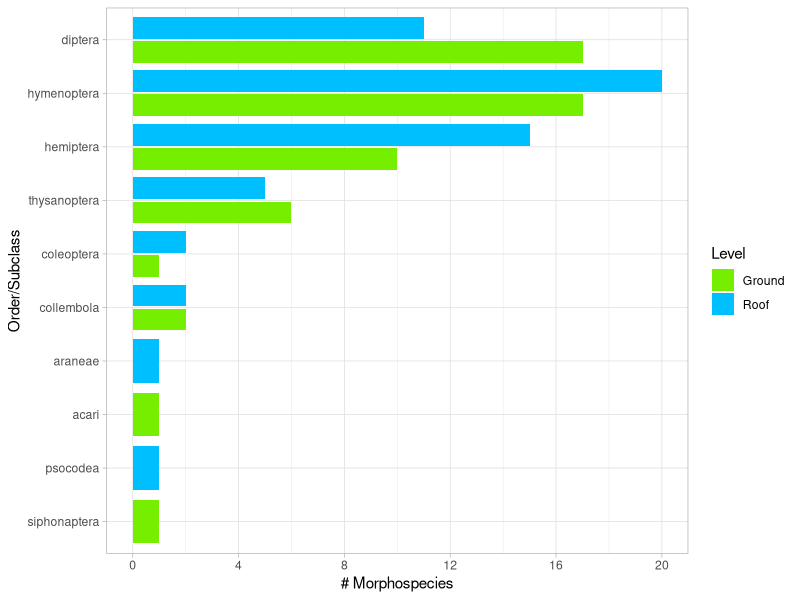
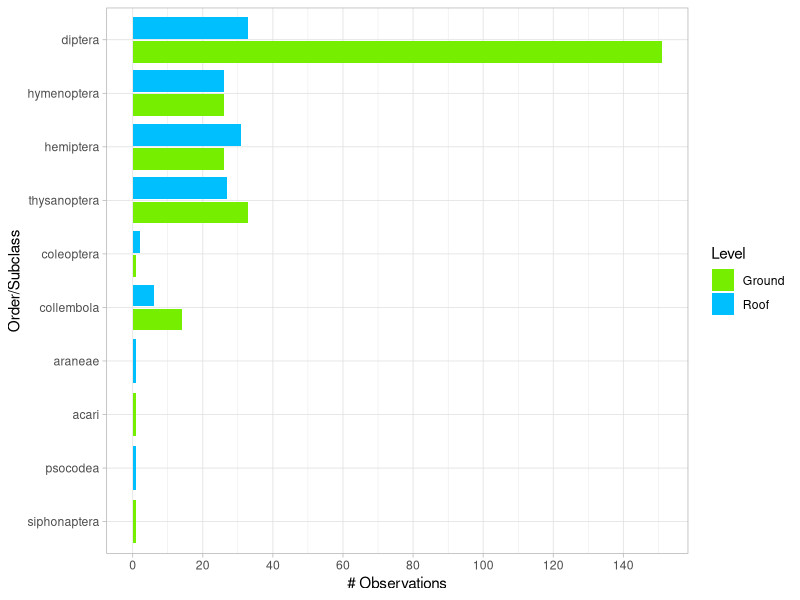
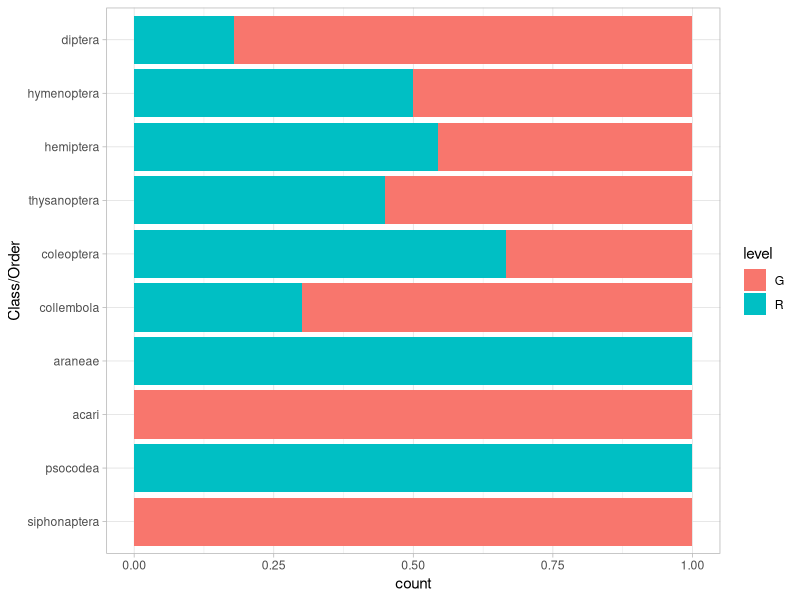
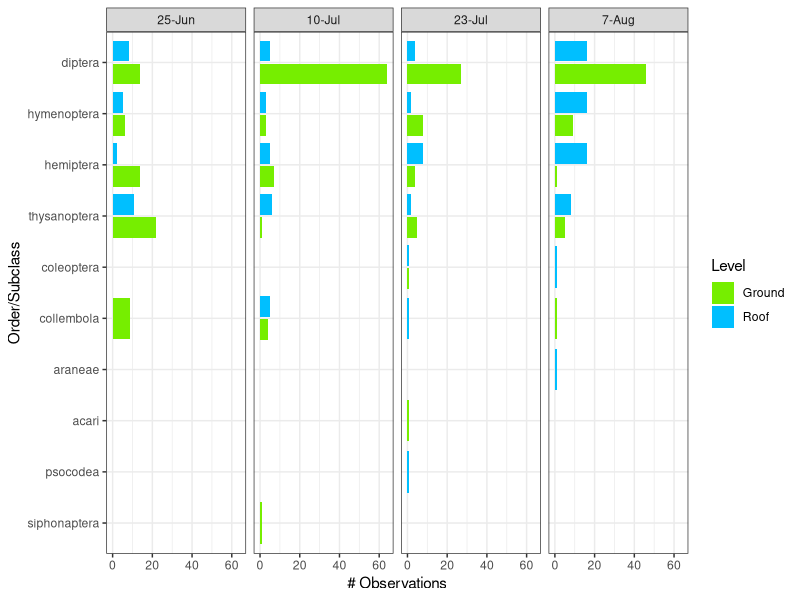
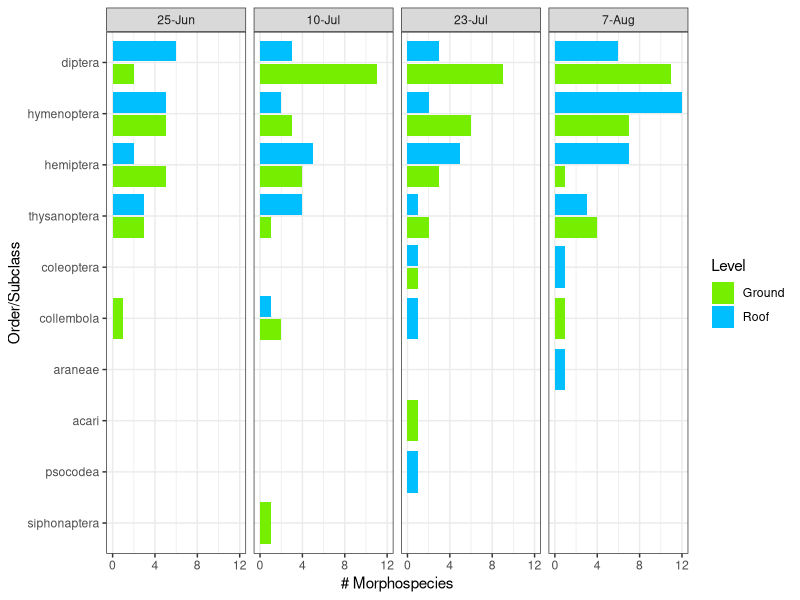
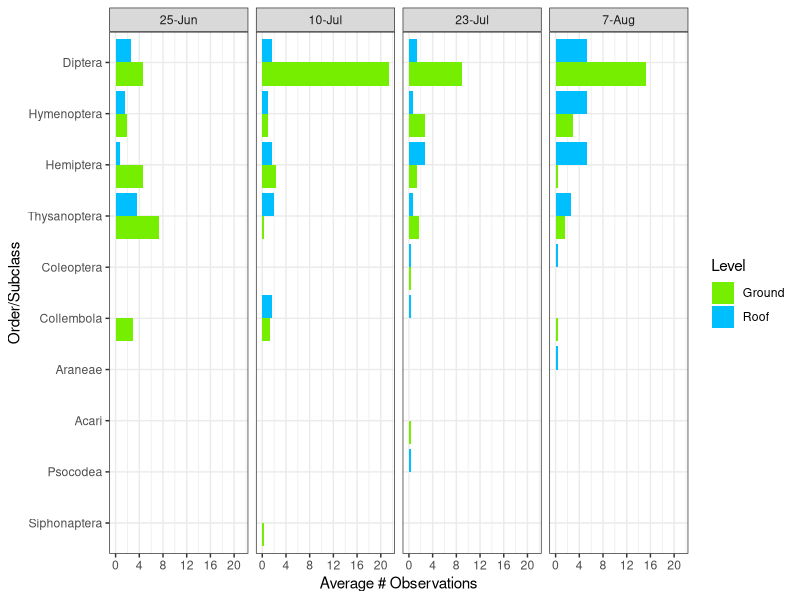
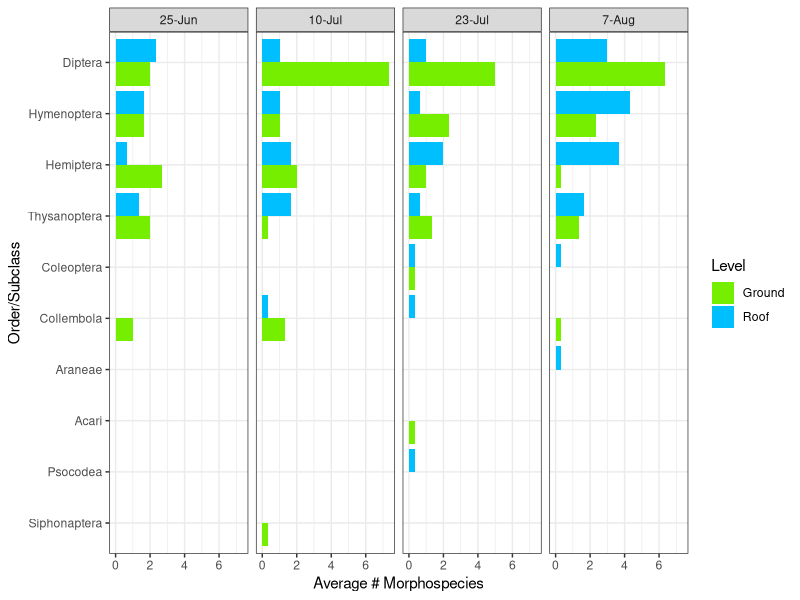
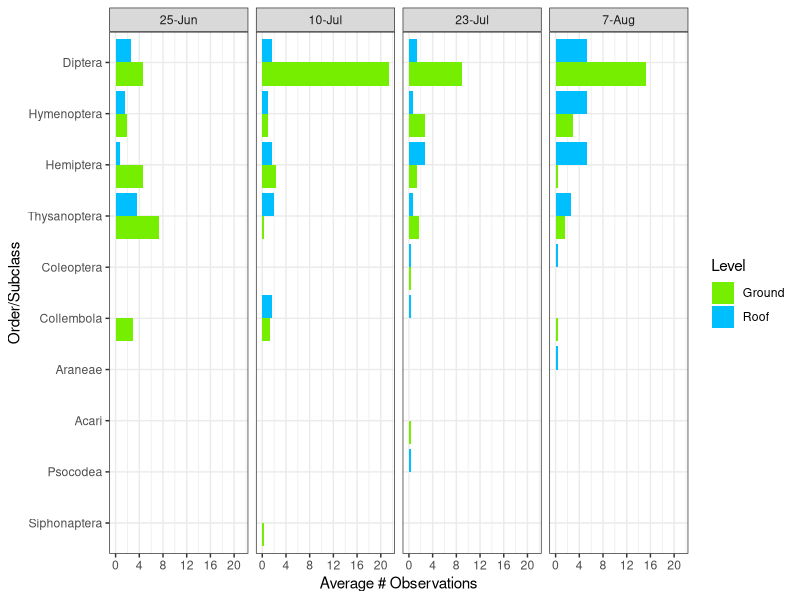

Source code (R) for these figures, in order:
## ---- chunk 1
knitr::opts_chunk$set(echo = TRUE)
library(tidyverse)
library(lubridate)
## ---- chunk 2

insect_data <- read.csv("../data/identification.csv") %>%
  dplyr::mutate(level = str_extract(position, "^\\w")) %>%
  dplyr::mutate(position = str_extract(position, "(\\d)")) %>%
  dplyr::mutate(position = as.factor(position)) %>%
  dplyr::mutate(level = as.factor(level)) %>%
  dplyr::mutate(date = as.factor(date)) 


abund_avg <- read.csv("../data/abundance_avgs.csv") %>%
  dplyr::mutate(order = as.factor(order)) %>%
  dplyr::mutate(order = factor(order, levels = c("Siphonaptera", "Psocodea", "Acari", "Araneae", "Collembola", "Coleoptera", "Thysanoptera", "Hemiptera", "Hymenoptera", "Diptera"))) %>%
  dplyr::mutate(date = factor(date, levels = c("25-Jun", "10-Jul", "23-Jul", "7-Aug")))

div_avg <- read.csv("../data/diversity_avgs.csv") %>%
  dplyr::mutate(order = factor(order, levels = c("Siphonaptera", "Psocodea", "Acari", "Araneae", "Collembola", "Coleoptera", "Thysanoptera", "Hemiptera", "Hymenoptera", "Diptera"))) %>%
  dplyr::mutate(date = factor(date, levels = c("25-Jun", "10-Jul", "23-Jul", "7-Aug")))

## ---- chunk 3
unique_insects <- insect_data %>%
  dplyr::select(order, family, morphospecies, level) %>%
  dplyr::distinct() %>%
  dplyr::mutate(order = as.factor(order)) %>%
  dplyr::mutate(order = factor(order, levels = c("siphonaptera", "psocodea", "acari", "araneae", "collembola", "coleoptera", "thysanoptera", "hemiptera", "hymenoptera", "diptera")))


unique_dodge <- ggplot2::ggplot(data = unique_insects) +
  geom_bar(aes(y = order,
               fill = level),
           position = position_dodge2()) +
  labs(y = "Order/Subclass",
       x = "# Morphospecies",
       fill = "Level") +
  scale_x_continuous(breaks = seq(0,20,4)) +
  scale_fill_manual(values = c("chartreuse2", "deepskyblue"),
                    labels = c("Ground", "Roof")) +
  theme_light()

unique_dodge

#ggsave("diversity_insect_plot1.png", path = "../figs")

## ---- chunk 4
all_insects <- insect_data %>%
  dplyr::select(date, order, family, morphospecies, level) %>%
  dplyr::mutate(order = as.factor(order)) %>%
  dplyr::mutate(order = factor(order, levels = c("siphonaptera", "psocodea", "acari", "araneae", "collembola", "coleoptera", "thysanoptera", "hemiptera", "hymenoptera", "diptera"))) %>%
  dplyr::mutate(date = factor(date, levels = c("25-Jun", "10-Jul", "23-Jul", "7-Aug")))


all_dodge <- ggplot2::ggplot(data = all_insects) +
  geom_bar(aes(y = order,
               fill = level),
           position = position_dodge2()) +
  labs(y = "Order/Subclass",
       x = "# Observations",
       fill = "Level") +
  scale_x_continuous(breaks = seq(0,150,20), minor_breaks = waiver()) +
  scale_fill_manual(values = c("chartreuse2", "deepskyblue"),
                    labels = c("Ground", "Roof")) +
  theme_light()

all_dodge

#ggsave("abundance_insect_plot1.png", path = "../figs")

## ---- chunk 5

all_fill <- ggplot2::ggplot(data = all_insects) +
  geom_bar(aes(y = order,
               fill = level),
           position = position_fill()) +
  labs(y = "Class/Order") +
  theme_light()

all_fill

## ---- chunk 6
all_dodge + facet_grid(cols = vars(date)) +
  theme_bw()

#ggsave("abundance_date.png", width = 8, height = 4, path = "../figs")

unique_time_insects <- insect_data %>%
  dplyr::select(date, order, family, morphospecies, level) %>%
  dplyr::distinct() %>%
  dplyr::mutate(order = as.factor(order)) %>%
  dplyr::mutate(order = factor(order, levels = c("siphonaptera", "psocodea", "acari", "araneae", "collembola", "coleoptera", "thysanoptera", "hemiptera", "hymenoptera", "diptera"))) %>%
  dplyr::mutate(date = factor(date, levels = c("25-Jun", "10-Jul", "23-Jul", "7-Aug")))


unique_time_dodge <- ggplot2::ggplot(data = unique_time_insects) +
  geom_bar(aes(y = order,
               fill = level),
           position = position_dodge2()) +
  labs(y = "Order/Subclass",
       x = "# Morphospecies",
       fill = "Level") +
  scale_x_continuous(breaks = seq(0,20,4)) +
  scale_fill_manual(values = c("chartreuse2", "deepskyblue"),
                    labels = c("Ground", "Roof")) +
  theme_light()

unique_time_dodge + facet_grid(cols = vars(date)) +
  theme_bw()

#ggsave("diversity_date.png", width = 8, height = 4, path = "../figs")

## ---- chunk 7
ab_plot <- ggplot2::ggplot(data = abund_avg) +
  geom_col(aes(x = avg,
               y = order,
               fill = level),
           position = position_dodge()) +
  labs(y = "Order/Subclass",
       x = "Average # Observations",
       fill = "Level") +
  scale_x_continuous(breaks = seq(0,20,4), minor_breaks = waiver()) +
  scale_fill_manual(values = c("chartreuse2", "deepskyblue"),
                    labels = c("Ground", "Roof")) +
  theme_bw()

ab_plot + facet_grid(cols = vars(date)) +
  theme_bw()

ggsave("avg_abundance_date.png", width = 8, height = 4, path = "../figs")


div_plot <- ggplot2::ggplot(data = div_avg) +
  geom_col(aes(x = avg,
               y = order,
               fill = level),
           position = position_dodge()) +
  labs(y = "Order/Subclass",
       x = "Average # Morphospecies",
       fill = "Level") +
  scale_x_continuous(breaks = seq(0,8,2)) +
  scale_fill_manual(values = c("chartreuse2", "deepskyblue"),
                    labels = c("Ground", "Roof")) +
  theme_bw()

div_plot + facet_grid(cols = vars(date)) +
  theme_bw()

ggsave("avg_diversity_date.png", width = 8, height = 4, path = "../figs")

## ---- chunk 8

insect_data %>%
  group_by(order) %>%
  summarise(family = n_distinct(family),
            morphospecies = n_distinct(morphospecies),
          .groups = "keep") %>%
  ungroup()


## ---- chunk 9

div_func <- function(l, d, p){
  div_summary <- insect_data %>%
    dplyr::filter(level == l) %>%
    dplyr::filter(date == d) %>%
    dplyr::filter(position == p) %>%
    dplyr::rename(class_order = order) %>%
    group_by(class_order) %>%
    summarise(family = n_distinct(family),
              diversity_morphospecies = n_distinct(morphospecies),
              .groups = "keep") %>%
    ungroup()
    return(div_summary)
}


## ---- chunk 10

abund_func <- function(l, d, p){
  ab_summary <- insect_data %>%
    dplyr::filter(level == l) %>%
    dplyr::filter(date == d) %>%
    dplyr::filter(position == p) %>%
    dplyr::rename(class_order = order) %>%
    group_by(class_order) %>%
    summarise(abundance_morphospecies = length(morphospecies),
              .groups = "keep") %>%
    ungroup()
    return(ab_summary)
}

## ---- chunk 11

div_func(l = "R", d = "7-Aug", p = 3)

abund_func(l = "G", d = "7-Aug", p = 1)

## ---- chunk 12

g1_div_data_25Jun <- insect_data %>%
  dplyr::filter(level == "G") %>%
  dplyr::filter(date == "25-Jun") %>%
  dplyr::filter(position == 1) %>%
  dplyr::rename(class_order = order) %>%
  group_by(class_order) %>%
  summarise(family = n_distinct(family),
            morphospeciesG1 = n_distinct(morphospecies),
          .groups = "keep") %>%
  ungroup()

g_div_data_10Jul <- insect_data %>%
  dplyr::filter(level == "G") %>%
  dplyr::filter(date == "10-Jul") %>%
  dplyr::rename(class_order = order) %>%
  group_by(class_order) %>%
  summarise(family = n_distinct(family),
            morphospecies = n_distinct(morphospecies),
          .groups = "keep") %>%
  ungroup()

g_div_data_23Jul <- insect_data %>%
  dplyr::filter(level == "G") %>%
  dplyr::filter(date == "23-Jul") %>%
  dplyr::rename(class_order = order) %>%
  group_by(class_order) %>%
  summarise(family = n_distinct(family),
            morphospecies = n_distinct(morphospecies),
          .groups = "keep") %>%
  ungroup()

g_div_data_7Aug <- insect_data %>%
  dplyr::filter(level == "G") %>%
  dplyr::filter(date == "7-Aug") %>%
  dplyr::rename(class_order = order) %>%
  group_by(class_order) %>%
  summarise(family = n_distinct(family),
            morphospecies = n_distinct(morphospecies),
          .groups = "keep") %>%
  ungroup()
  

## ---- chunk 13
r_div_data_25Jun <- insect_data %>%
  dplyr::filter(level == "R") %>%
  dplyr::filter(date == "25-Jun") %>%
  dplyr::rename(class_order = order) %>%
  group_by(class_order) %>%
  summarise(family = n_distinct(family),
            morphospecies = n_distinct(morphospecies),
          .groups = "keep") %>%
  ungroup()

r_div_data_10Jul <- insect_data %>%
  dplyr::filter(level == "R") %>%
  dplyr::filter(date == "10-Jul") %>%
  dplyr::rename(class_order = order) %>%
  group_by(class_order) %>%
  summarise(family = n_distinct(family),
            morphospecies = n_distinct(morphospecies),
          .groups = "keep") %>%
  ungroup()

r_div_data_23Jul <- insect_data %>%
  dplyr::filter(level == "R") %>%
  dplyr::filter(date == "23-Jul") %>%
  dplyr::rename(class_order = order) %>%
  group_by(class_order) %>%
  summarise(family = n_distinct(family),
            morphospecies = n_distinct(morphospecies),
          .groups = "keep") %>%
  ungroup()

r_div_data_7Aug <- insect_data %>%
  dplyr::filter(level == "R") %>%
  dplyr::filter(date == "7-Aug") %>%
  dplyr::rename(class_order = order) %>%
  group_by(class_order) %>%
  summarise(family = n_distinct(family),
            morphospecies = n_distinct(morphospecies),
          .groups = "keep") %>%
  ungroup()

## ---- chunk 14

g_ab_data_25Jun <- insect_data %>%
  dplyr::filter(level == "G") %>%
  dplyr::filter(date == "25-Jun") %>%
  dplyr::rename(class_order = order) %>%
  group_by(class_order) %>%
  summarise(morphospecies = length(morphospecies),
          .groups = "keep") %>%
  ungroup()

g_ab_data_10Jul <- insect_data %>%
  dplyr::filter(level == "G") %>%
  dplyr::filter(date == "10-Jul") %>%
  dplyr::rename(class_order = order) %>%
  group_by(class_order) %>%
  summarise(morphospecies = length(morphospecies),
          .groups = "keep") %>%
  ungroup()

g_ab_data_23Jul <- insect_data %>%
  dplyr::filter(level == "G") %>%
  dplyr::filter(date == "23-Jul") %>%
  dplyr::rename(class_order = order) %>%
  group_by(class_order) %>%
  summarise(morphospecies = length(morphospecies),
          .groups = "keep") %>%
  ungroup()

g_ab_data_7Aug <- insect_data %>%
  dplyr::filter(level == "G") %>%
  dplyr::filter(date == "7-Aug") %>%
  dplyr::rename(class_order = order) %>%
  group_by(class_order) %>%
  summarise(morphospecies = length(morphospecies),
          .groups = "keep") %>%
  ungroup()
  

## ---- chunk 15

r_ab_data_25Jun <- insect_data %>%
  dplyr::filter(level == "R") %>%
  dplyr::filter(date == "25-Jun") %>%
  dplyr::rename(class_order = order) %>%
  group_by(class_order) %>%
  summarise(morphospecies = length(morphospecies),
          .groups = "keep") %>%
  ungroup()

r_ab_data_10Jul <- insect_data %>%
  dplyr::filter(level == "R") %>%
  dplyr::filter(date == "10-Jul") %>%
  dplyr::rename(class_order = order) %>%
  group_by(class_order) %>%
  summarise(morphospecies = length(morphospecies),
          .groups = "keep") %>%
  ungroup()

r_ab_data_23Jul <- insect_data %>%
  dplyr::filter(level == "R") %>%
  dplyr::filter(date == "23-Jul") %>%
  dplyr::rename(class_order = order) %>%
  group_by(class_order) %>%
  summarise(morphospecies = length(morphospecies),
          .groups = "keep") %>%
  ungroup()

r_ab_data_7Aug <- insect_data %>%
  dplyr::filter(level == "R") %>%
  dplyr::filter(date == "7-Aug") %>%
  dplyr::rename(class_order = order) %>%
  group_by(class_order) %>%
  summarise(morphospecies = length(morphospecies),
          .groups = "keep") %>%
  ungroup()

